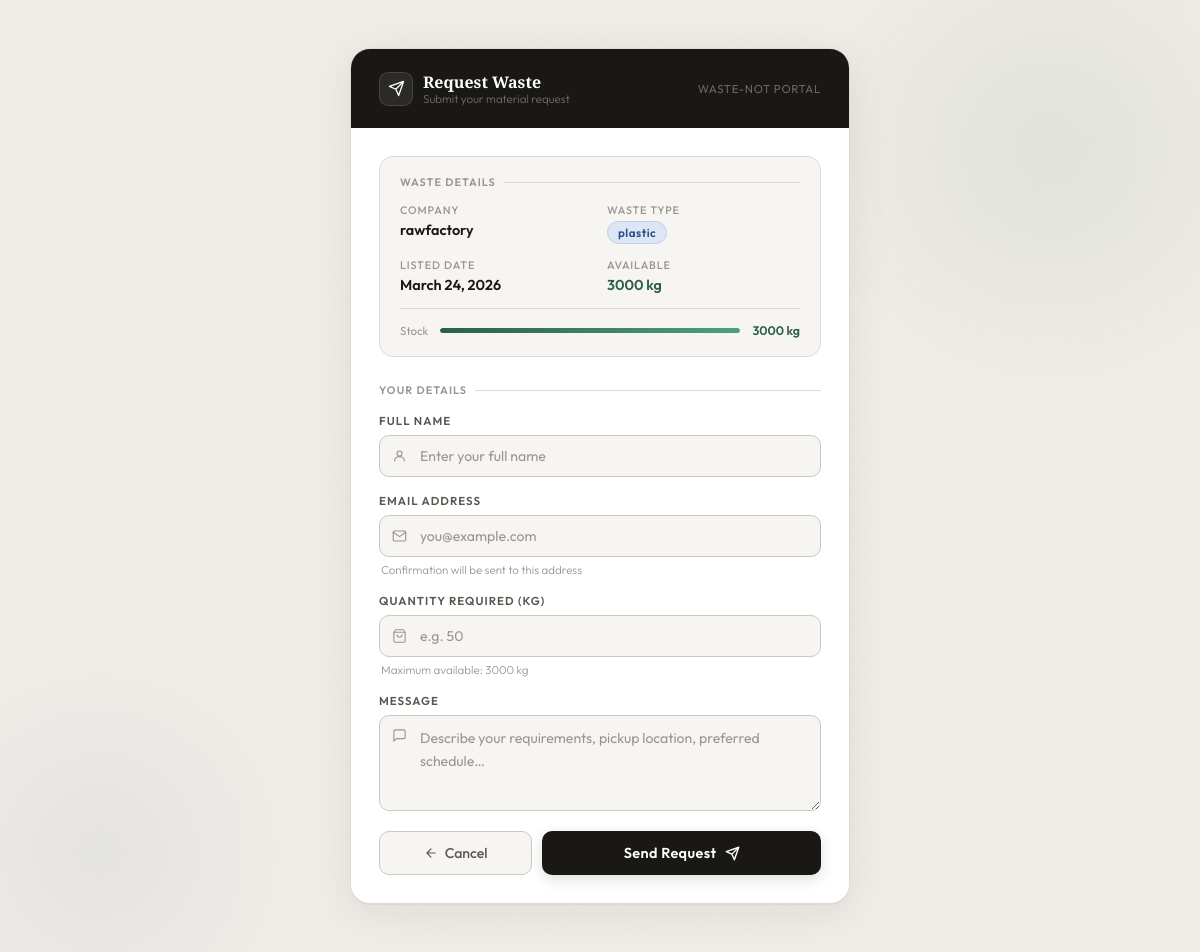
Page /request/4/ (signed in) on the committed database.
### wasteapp/models.py (models this page shows, shortened)
class Waste(models.Model):
    producer = models.ForeignKey(settings.AUTH_USER_MODEL, on_delete=models.CASCADE)
    company      = models.CharField(max_length=200, default="Unknown Company")
    waste_type   = models.CharField(max_length=100)
    quantity     = models.IntegerField()
    date         = models.DateField(default=timezone.now)
    location     = models.CharField(max_length=100)
    status = models.CharField(
        max_length=20,
        choices=[
            ('produced',  'Produced'),
            ('listed',    'Listed'),
            ('consumed',  'Consumed'),
            ('recycled',  'Recycled'),
        ],
        default='produced'
    )
    description = models.TextField(blank=True)
    created_at  = models.DateTimeField(auto_now_add=True)

### wasteapp/views.py (the view, shortened to what this page needs)
# urls.py: path('request/<int:id>/', views.request_waste,  name="request"),
@login_required
@consumer_required
def request_waste(request, id):
    waste = get_object_or_404(Waste, id=id)
    return render(request, "request.html", {"waste": waste})

### wasteapp/templates/request.html (shortened to what this page needs)
<!DOCTYPE html>
<html lang="en">
<head>
</head>
<body>
<div class="blob2"></div>
<div class="card">
  <div class="card-topbar">
    <div class="topbar-brand">
      <div class="topbar-icon">
        <svg viewBox="0 0 24 24">
          <path d="M22 2L11 13M22 2l-7 20-4-9-9-4 20-7z"/>
        </svg>
      </div>
      <div>
        <div class="topbar-title">Request Waste</div>
        <div class="topbar-sub">Submit your material request</div>
      </div>
    </div>
    <div class="topbar-step">Waste-Not Portal</div>
  </div>
  <div class="card-body">
    <div class="waste-panel">
      <div class="waste-panel-label">Waste Details</div>
      <div class="waste-grid">
        <div class="waste-item">
          <div class="wi-label">Company</div>
          <div class="wi-value">{{ waste.company }}</div>
        </div>
        <div class="waste-item">
          <div class="wi-label">Waste Type</div>
          <div class="wi-value">
            <span class="badge badge-{{ waste.waste_type|lower }}">{{ waste.waste_type }}</span>
          </div>
        </div>
        <div class="waste-item">
          <div class="wi-label">Listed Date</div>
          <div class="wi-value">{{ waste.date }}</div>
        </div>
        <div class="waste-item">
          <div class="wi-label">Available</div>
          <div class="wi-value" style="color:var(--accent);">{{ waste.quantity }} kg</div>
        </div>
      </div>
      <div class="avail-bar">
        <span class="avail-bar-label">Stock</span>
        <div class="avail-bar-track">
          <div class="avail-bar-fill"></div>
        </div>
        <span class="avail-qty">{{ waste.quantity }} kg</span>
      </div>
    </div>
    {% if sent %}
    <div class="success-state">
      <div class="success-icon">
        <svg viewBox="0 0 24 24"><polyline points="20 6 9 17 4 12"/></svg>
      </div>
      <div class="success-title">Request Submitted!</div>
      <div class="success-desc">
        Your request to <strong>{{ waste.company }}</strong> has been sent. They will contact you on your email to confirm the details.
      </div>
      <a href="/consumer/" class="btn-back-home">
        <svg viewBox="0 0 24 24"><path d="M19 12H5M12 19l-7-7 7-7"/></svg>
        Back to Marketplace
      </a>
    </div>
    {% else %}
    <div class="section-label">Your Details</div>
    <form method="POST">
      <div class="field">
        <label>Full Name</label>
        <div class="input-wrap">
          <div class="input-icon">
          </div>
          <input type="text" name="consumer_name" placeholder="Enter your full name">
        </div>
      </div>
      <div class="field">
        <label>Email Address</label>
        <div class="input-wrap">
          <div class="input-icon">
          </div>
          <input type="email" name="email" placeholder="you@example.com" required>
        </div>
        <div class="hint">Confirmation will be sent to this address</div>
      </div>
      <div class="field">
        <label>Quantity Required (kg)</label>
        <div class="input-wrap">
          <div class="input-icon">
          </div>
          <input type="number" name="quantity" placeholder="e.g. 50" min="1" max="{{ waste.quantity }}">
        </div>
        <div class="hint">Maximum available: {{ waste.quantity }} kg</div>
      </div>
      <div class="field">
        <label>Message</label>
        <div class="input-wrap">
          <div class="textarea-icon">
          </div>
          <textarea name="message" placeholder="Describe your requirements, pickup location, preferred schedule…"></textarea>
        </div>
      </div>
      <div class="btn-row">
        <a href="/consumer/" class="btn-cancel">
          <svg viewBox="0 0 24 24"><path d="M19 12H5M12 19l-7-7 7-7"/></svg>
          Cancel
        </a>
        <button type="submit" class="btn-submit">
          Send Request
          <svg viewBox="0 0 24 24"><path d="M22 2L11 13M22 2l-7 20-4-9-9-4 20-7z"/></svg>
        </button>
      </div>
    </form>
    {% endif %}
  </div>
</div>
</body>
</html>

### rows in the picture
Waste: company "rawfactory", waste_type "plastic", date "March 24, 2026", quantity "3000"
